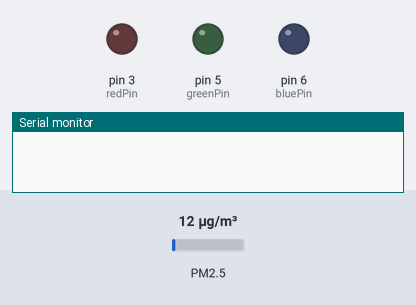
Simulated run of this sketch. Board: Arduino Uno, built with avr-gcc and run on an emulated ATmega328P. Shown: output pins drawn as LEDs (lit = HIGH), the last lines printed to the serial monitor. Wiring (inferred from the names in the program): dust sensor: data pin 8. Inputs (shaded band) come from the test bench; at power-on: PM2.5 12 µg/m³.

Above: at 0.1 s.
At 5.3 s:
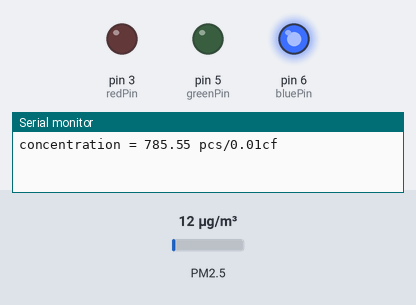
Timing chart, 0 to 6.8 s (numbered marks = the images above):
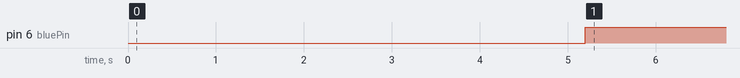

Measured:
- by itself, pin 6 (bluePin): LOW → HIGH at 5.2 s

The sketch:

lab2.ino
```cpp
const int redPin = 3;
const int greenPin = 5;
const int bluePin = 6;
int pin = 8;
unsigned long duration;
unsigned long starttime;
unsigned long sampletime_ms = 5000;
unsigned long lowpulseoccupancy = 0;
float ratio = 0;
float concentration = 0;

void setup() {
  // put your setup code here, to run once:
  Serial.begin(9600);
  pinMode(8,INPUT);
  pinMode(redPin, OUTPUT);
  pinMode(greenPin, OUTPUT);
  pinMode(bluePin, OUTPUT);
  starttime = millis();
}

void loop() {
  // put your main code here, to run repeatedly:
  duration = pulseIn(pin, LOW);
  lowpulseoccupancy = lowpulseoccupancy+duration;
  if ((millis()-starttime) >= sampletime_ms)
  {
    ratio = lowpulseoccupancy/(sampletime_ms*10.0);
    concentration = 1.1*pow(ratio,3)-3.8*pow(ratio,2)+520*ratio+0.62;
    Serial.print("concentration = ");
    Serial.print(concentration);
    Serial.println(" pcs/0.01cf");
    Serial.println("\n");
    lowpulseoccupancy = 0;
    starttime = millis();

    int red = 0;
    int green = 0;
    int blue = 0;

    if(concentration < 500)
      green = 255;
    else if(concentration < 1000)
    {
      red = 255;
      green = 255;
    }
    else
      red = 255;

    red = 255 - constrain(red, 0, 255);
    green = 255 - constrain(green, 0, 255);
    blue = 255 - constrain(blue, 0, 255);

    analogWrite(redPin, red);
    analogWrite(greenPin, green);
    analogWrite(bluePin, blue);

  }
}
```
